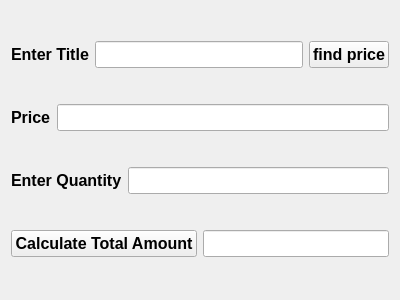
<?xml version="1.0" encoding="UTF-8"?>
<ui version="4.0">
 <class>Form</class>
 <widget class="QWidget" name="Form">
  <property name="geometry">
   <rect>
    <x>0</x>
    <y>0</y>
    <width>400</width>
    <height>300</height>
   </rect>
  </property>
  <property name="windowTitle">
   <string>Form</string>
  </property>
  <layout class="QVBoxLayout" name="verticalLayout">
   <item>
    <layout class="QHBoxLayout" name="horizontalLayout">
     <item>
      <widget class="QLabel" name="label_3">
       <property name="font">
        <font>
         <pointsize>12</pointsize>
         <weight>75</weight>
         <bold>true</bold>
        </font>
       </property>
       <property name="text">
        <string>Enter Title</string>
       </property>
      </widget>
     </item>
     <item>
      <widget class="QLineEdit" name="le1">
       <property name="font">
        <font>
         <pointsize>12</pointsize>
         <weight>75</weight>
         <bold>true</bold>
        </font>
       </property>
      </widget>
     </item>
     <item>
      <widget class="QPushButton" name="b1">
       <property name="font">
        <font>
         <pointsize>12</pointsize>
         <weight>75</weight>
         <bold>true</bold>
        </font>
       </property>
       <property name="text">
        <string>find price</string>
       </property>
      </widget>
     </item>
    </layout>
   </item>
   <item>
    <layout class="QHBoxLayout" name="horizontalLayout_2">
     <item>
      <widget class="QLabel" name="label_2">
       <property name="font">
        <font>
         <pointsize>12</pointsize>
         <weight>75</weight>
         <bold>true</bold>
        </font>
       </property>
       <property name="text">
        <string>Price</string>
       </property>
      </widget>
     </item>
     <item>
      <widget class="QLineEdit" name="le2">
       <property name="font">
        <font>
         <pointsize>12</pointsize>
         <weight>75</weight>
         <bold>true</bold>
        </font>
       </property>
      </widget>
     </item>
    </layout>
   </item>
   <item>
    <layout class="QHBoxLayout" name="horizontalLayout_3">
     <item>
      <widget class="QLabel" name="label">
       <property name="font">
        <font>
         <pointsize>12</pointsize>
         <weight>75</weight>
         <bold>true</bold>
        </font>
       </property>
       <property name="text">
        <string>Enter Quantity</string>
       </property>
      </widget>
     </item>
     <item>
      <widget class="QLineEdit" name="le3">
       <property name="font">
        <font>
         <pointsize>12</pointsize>
         <weight>75</weight>
         <bold>true</bold>
        </font>
       </property>
      </widget>
     </item>
    </layout>
   </item>
   <item>
    <layout class="QHBoxLayout" name="horizontalLayout_4">
     <item>
      <widget class="QPushButton" name="b2">
       <property name="font">
        <font>
         <pointsize>12</pointsize>
         <weight>75</weight>
         <bold>true</bold>
        </font>
       </property>
       <property name="text">
        <string>Calculate Total Amount</string>
       </property>
      </widget>
     </item>
     <item>
      <widget class="QLineEdit" name="le4">
       <property name="font">
        <font>
         <pointsize>12</pointsize>
         <weight>75</weight>
         <bold>true</bold>
        </font>
       </property>
      </widget>
     </item>
    </layout>
   </item>
  </layout>
 </widget>
 <resources/>
 <connections/>
</ui>
